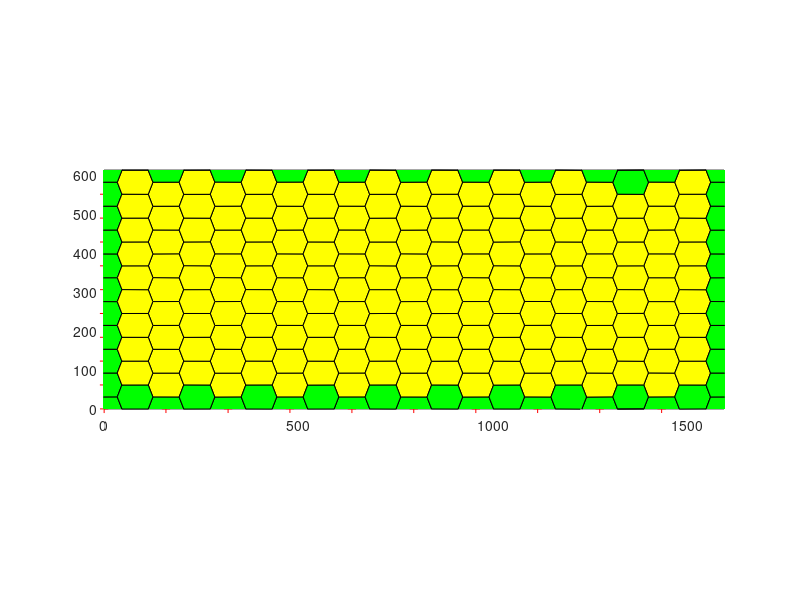

This figure's MATLAB source:
%%%%%%%%%%%%%%%%%%%%%%%%%%%%%%%%%%%%%%%%%%%%%%%%%%%%%%%%%%%%%%%%%%%%%%%%%%%
% This script produces a txt file with the initial conditions needed to run the 
% vertex model cpp exicutable. The Global values are set by the user. The
% cell positions are a honeycomb tilling of the plane. The resulting txt file
% contians all the global parameter values and cell, edge, and vertex
% locatons and neighbors. 
%
% To use this file specify the name of the output txt file and the number
% of cells you would like in your tissue. You may wish to modify some
% global parameters to fit your needs. 
%%%%%%%%%%%%%%%%%%%%%%%%%%%%%%%%%%%%%%%%%%%%%%%%%%%%%%%%%%%%%%%%%%%%%%%%%%%
clear

%% Inputs needed
INITIALSTEPSIZE = 0.0001;    %Initial stepsize for the numberic integrator 
nomfichier=strcat('mytissue_backtrack_fix','.txt');  %the file name
n=10;                       %1/2 of the Cells per row
m=10;                       %Cells per collumn 
r=89542;                    %Seed for the random number generators

%% Global Parameters 
GAMMA =10;                  %Tension on an edge
l= sqrt(2) * 25;            %Average edge length
t0 = 1;                     %Standard unit of time 
RLXLY = 1;                  %Ratio of LX to LY (used to make rectangular boxes) 
Ratio = 0.3;                %ratio of pressure to tension forces (standard value 0.3)
Ralpha=100;                   %Ralpha=10 means the box evolves 10 times slower then the vertices
TOTALTIME =	80;             %How long to run the simulation 
CURRENTTIME = 0.0;          %The initial time
TIMEINTERVAL =	0.1;        %How often to output the current configuration of the tissue
%INITIALSTEPSIZE = 0.002;    %Initial stepsize for the numberic integrator 
error_tolerance_absolute_mechanical = 0.01;  %Error tolerence for use with the adaptive stepsize integrators 
LX=n*3*l+1;
LY=m*sqrt(3)*l+1; 
NCells=n*m*2;
A0 = 4033.1139     ;                    %LX*LY/NCells;                   %Cells want to have area A0
%Here, I'm making a strain test for the hexagonal lattice by calculating
%what the preferred area should be for the initial area of all the cells to
% the equilibrium area.
MINAREA = A0/100;                    %Minimum allowed cell area (smaller cells will be removed)
MINLENGTH =	l/40;                    %Minimum edge length (smaller edges will be merged to form a fourfold vertex
NEWEDGELENGTH =	l/20;                %Length of a new edge created in the T1 process
% K = Ratio * GAMMA / l^3 ;           %for pressure=K(A-A0)
K = Ratio * 10 * GAMMA / l;          %for pressure=K(1-A/A0)
Alpha_M = GAMMA*t0/l;                % Drag coefficent
TISSUE_ALPHA = 1000 * Alpha_M;%10000000*Ralpha*Alpha_M;       % How fast the box size updates relative to the vertex motion
TISSUE_EXT_STRESS_Y = 0;             % External Stress on the tissue (positive values expancile) 
TISSUE_EXT_STRESS_X = 0;
P0 = 3.722 * sqrt(A0);
LAMBDA = K / 0.05; % mimics Manning Model 
%% Create the Hexagonal tillining 
SEED = r;
rng(SEED); 
f2=figure();
offset=0.01*l; 
Points1=zeros(NCells,2); 
k=1; 
strainx = .5;

%Grid One
for i=0:n-1
    for j=0:m-1
        Points1(k,:)=[(3*i*l +rand()*offset)*(1 +strainx) ,sqrt(3)*j*l+rand()*offset]; 
        k=k+1; 
    end
end
% Grid two

for i=0:n-1
    for j=0:m-1
        Points1(k,:)=[((3*i+3/2)*l +rand()*offset)* (1 + strainx) , (sqrt(3)*j+sqrt(3)/2)*l+rand()*offset]; 
        k=k+1; 
    end
end

LX = LX * (1 + strainx);
Pointsa=Points1+[LX *ones(NCells,1) LY*zeros(NCells,1)];
Pointsb=Points1-[LX*zeros(NCells,1) LY*ones(NCells,1)];
Pointsc=Points1-[LX*ones(NCells,1) LY*zeros(NCells,1)];
Pointsd=Points1+[LX*zeros(NCells,1) LY*ones(NCells,1)];
Pointse=Points1+[LX*ones(NCells,1) LY*ones(NCells,1)];
Pointsf=Points1+[LX*ones(NCells,1) -LY*ones(NCells,1)];
Pointsg=Points1+[-LX*ones(NCells,1) LY*ones(NCells,1)];
Pointsh=Points1+[-LX*ones(NCells,1) -LY*ones(NCells,1)];
Pointst=[Points1; Pointsa; Pointsb; Pointsc; Pointsd; Pointse; Pointsf; Pointsg; Pointsh];
[v,c]=voronoin(Pointst); 


%% Plot a Representation of the result
set(0,'CurrentFigure',f2);
plot(Points1(:,1),Points1(:,2),'r+');
for i = 1:length(c) 
    %ca are the cells that are in the interior only
    IN=(all(v(c{i},1)>0)&all(v(c{i},1)<LX)&all(v(c{i},2)>0)&all(v(c{i},2)<LY));
    %ca have cells that are at the border
    IN2=(any(v(c{i},1)>0)&any(v(c{i},1)<LX)&any(v(c{i},2)>0)&any(v(c{i},2)<LY))&(~IN);
    if (all(c{i}~=1)&&IN)  
    set(0,'CurrentFigure',f2)
    patch(v(c{i},1),v(c{i},2),'y'); % use color yellow.
    end
    % cells crossing the border
    if (all(c{i}~=1)&&(IN2))  
    set(0,'CurrentFigure',f2)
    patch(v(c{i},1),v(c{i},2),'g'); % use color green.
    end
end
set(0,'CurrentFigure',f2)
axis equal
xlim([0 LX]);
ylim([0 LY]);


for i = 1:length(c)
   INGLOBAL=any((v(c{i},1)>0)&v(c{i},1)<LX&v(c{i},2)>0&v(c{i},2)<LY);
   if INGLOBAL
       ListVertex=c{i};
       area=0;
       for k=1:length(c{i})
           kplus=mod(k,length(c{i}))+1;
           area=area+v(c{i}(k),1)*v(c{i}(kplus),2)-v(c{i}(kplus),1)*v(c{i}(k),2);
       end
       if(area<0) c{i}=fliplr(c{i}); end
   end
end

%% Export to a txt file
fid=fopen(nomfichier,'wt');
fprintf(fid, 'Voronoi Tesselation Data: \n');
fprintf(fid, 'NumbCells %d \t rng %d \n', NCells, r);
fprintf(fid, 'ratio pressure to tension\t%f\n', Ratio);
fprintf(fid, 'Global:\n');
fprintf(fid, 'LX\t%f\nLY\t%f\n', LX, LY);
fprintf(fid, 'A0\t%f\n', A0);
fprintf(fid, 'SEED\t%d\n', SEED);
fprintf(fid, 'TIMEINTERVAL\t%f\n', TIMEINTERVAL);
fprintf(fid, 'MINAREA\t%f\n', MINAREA);
fprintf(fid, 'MINLENGTH\t%f\n', MINLENGTH);
fprintf(fid, 'NEWEDGELENGTH\t%f\n', NEWEDGELENGTH);
fprintf(fid, 'K\t%f\n', K);
fprintf(fid, 'GAMMA\t%f\n', GAMMA);
fprintf(fid, 'LAMBDA\t%f\n', LAMBDA);
fprintf(fid, 'P0\t%f\n', P0);
fprintf(fid, 'TOTALTIME\t%f\n', TOTALTIME);
fprintf(fid, 'CURRENTTIME\t%f\n', CURRENTTIME);
fprintf(fid, 'INITIALSTEPSIZE\t%f\n', INITIALSTEPSIZE);
fprintf(fid, 'error_tolerance_absolute_mechanical\t%f\n', error_tolerance_absolute_mechanical);
fprintf(fid, 'TISSUE_ALPHA\t%f\n', TISSUE_ALPHA);
fprintf(fid, 'ALPHAM\t%f\n', Alpha_M);
fprintf(fid, 'TISSUE_EXT_STRESS_X\t%f\n', TISSUE_EXT_STRESS_X);
fprintf(fid, 'TISSUE_EXT_STRESS_Y\t%f\n', TISSUE_EXT_STRESS_Y);

fprintf(fid, 'endGlobal\n'); 
fprintf(fid, 'Vertices\n');
fprintf(fid, 'id\tx\ty\n');

NbVertex=0;
CentralVertices=zeros(length(v),2);
for i = 2:length(v)   % v(1) is always a point at infinity, so skip (NOTED ADDED BY DKL 7/5/10)
   if(v(i,1)>0&&v(i,1)<LX&&v(i,2)>0&&v(i,2)<LY)
       fprintf(fid,'%d',i); 
       fprintf(fid,'\t %2.4f',v(i,1));
       fprintf(fid,'\t %2.4f',v(i,2));
       fprintf(fid,'\n');
       NbVertex=NbVertex+1;
       CentralVertices(NbVertex,1)=v(i,1);
       CentralVertices(NbVertex,2)=v(i,2);
   end
end

CentralVertices=CentralVertices(1:NbVertex,1:2);
EqVertex=zeros(NbVertex,1);

for i = 2:length(v)
   vcorrige=zeros(1,2);
   vtest=v(i,:);

   if (vtest(1)>0&&vtest(1)<LX&&vtest(2)>0&&vtest(2)<LY) vcorrige=vtest;end
   vtest=v(i,:)-LX*[1 0];
   if (vtest(1)>0&&vtest(1)<LX&&vtest(2)>0&&vtest(2)<LY) vcorrige=vtest;  end
   vtest=v(i,:)-LY*[0 1];
   if (vtest(1)>0&&vtest(1)<LX&&vtest(2)>0&&vtest(2)<LY) vcorrige=vtest;  end
   vtest=v(i,:)+LX*[1 0];
   if (vtest(1)>0&&vtest(1)<LX&&vtest(2)>0&&vtest(2)<LY) vcorrige=vtest;  end
   vtest=v(i,:)+LY*[0 1];
   if (vtest(1)>0&&vtest(1)<LX&&vtest(2)>0&&vtest(2)<LY) vcorrige=vtest;  end
   vtest=v(i,:)-[LX LY];
   if (vtest(1)>0&&vtest(1)<LX&&vtest(2)>0&&vtest(2)<LY) vcorrige=vtest;  end
   vtest=v(i,:)-[LX -LY];
   if (vtest(1)>0&&vtest(1)<LX&&vtest(2)>0&&vtest(2)<LY) vcorrige=vtest;  end
   vtest=v(i,:)+[LX LY];
   if (vtest(1)>0&&vtest(1)<LX&&vtest(2)>0&&vtest(2)<LY) vcorrige=vtest;  end
   vtest=v(i,:)+[LX -LY];
   if (vtest(1)>0&&vtest(1)<LX&&vtest(2)>0&&vtest(2)<LY) vcorrige=vtest;  end
   column=find(all(abs((repmat(vcorrige,size(v,1),1))'-v')<0.000001));%strmatch(vcorrige, v);
   if(~isempty(column))
       EqVertex(i)=column;
   end

end

fprintf(fid, 'Edges\n');
fprintf(fid, 'id\tvertex1\tvertex2\txflag\tyflag\n');
NbEdgeMax=3*NbVertex;
Edges.Vertices=zeros(NbEdgeMax,2);
Edges.Crossx12=zeros(NbEdgeMax,1);
Edges.Crossx21=zeros(NbEdgeMax,1);
Edges.Crossy12=zeros(NbEdgeMax,1);
Edges.Crossy21=zeros(NbEdgeMax,1);

EdgeIncrement=0; %the number of the edge so you get 1,2,3,4 as edge lables
for i = 1:length(c) %For each vertex
   INGLOBAL=any( (v(c{i},1)>0) & v(c{i},1)<LX & v(c{i},2)>0 & v(c{i},2)<LY);
   if INGLOBAL %If it is in the reigon of intrest
       ListVertex=c{i}; %list of edges in each cell in the reigon 
       for j=1:length(ListVertex) %for each edge in the cell
           testdejainscrit=0;
           % if we look at the current edge is in the list
           for k=1:EdgeIncrement
               if ((EqVertex((ListVertex(j)))==Edges.Vertices(k,1)...
                       &&EqVertex(ListVertex(mod(j,length(ListVertex))+1))==Edges.Vertices(k,2))...%the modulus is to be on that loop
                       ||...
                       (EqVertex(ListVertex(j))==Edges.Vertices(k,2)...
                       &&EqVertex(ListVertex(mod(j,length(ListVertex))+1))==Edges.Vertices(k,1)))
                   testdejainscrit=1;
               else
               end
           end
           % if it is not there we added at the end
           if(~testdejainscrit)
               EdgeIncrement=EdgeIncrement+1;
               Edges.Vertices(EdgeIncrement,1)=EqVertex(ListVertex(j)); %the first vertex
               Edges.Vertices(EdgeIncrement,2)=EqVertex(ListVertex(mod(j,length(ListVertex))+1)); %the second vertex
               Vertex1encours=ListVertex(j);
               Vertex1encourseq=EqVertex(ListVertex(j));
               Vertex2encours=ListVertex(mod(j,length(ListVertex))+1);
               Vertex2encourseq=EqVertex(ListVertex(mod(j,length(ListVertex))+1));
               % and is written in the file
               fprintf(fid,'%d',EdgeIncrement);
               fprintf(fid,'\t %d', Edges.Vertices(EdgeIncrement,1));
               fprintf(fid,'\t %d', Edges.Vertices(EdgeIncrement,2));
               % must be a test to see if the one-vertex through a
               % rating (a vertex in, one out) 2-if there are two vertices
               % out but through the side anyway (happens on the corner)
               VertexCross21=(EqVertex(ListVertex(j))~=ListVertex(j))&&(EqVertex(ListVertex(mod(j,length(ListVertex))+1))==ListVertex(mod(j,length(ListVertex))+1));
               VertexCross12=(EqVertex(ListVertex(j))==ListVertex(j))&&(EqVertex(ListVertex(mod(j,length(ListVertex))+1))~=ListVertex(mod(j,length(ListVertex))+1));
               % cas 1

               %  x12=x21=y12=y21=0;

               %Periodic boundary condition testing
               if((EqVertex(ListVertex(j))~=ListVertex(j))&&(EqVertex(ListVertex(mod(j,length(ListVertex))+1))==ListVertex(mod(j,length(ListVertex))+1)))
                   if(v(ListVertex(j),1)<0) Edges.Crossx12(EdgeIncrement)=1;%fprintf(fid,' xCrossBoundary12');
                       %    x12=1;
                   end
                   if(v(ListVertex(j),1)>LX) Edges.Crossx21(EdgeIncrement)=1;%fprintf(fid,' xCrossBoundary21');
                       %   x21=1;
                   end
                   if(v(ListVertex(j),2)<0) Edges.Crossy12(EdgeIncrement)=1;%fprintf(fid,' yCrossBoundary12');
                       %   y12=1;
                   end
                   if(v(ListVertex(j),2)>LY) Edges.Crossy21(EdgeIncrement)=1;%fprintf(fid,' yCrossBoundary21');
                       %    y21=1;
                   end
               end
               if((EqVertex(ListVertex(j))==ListVertex(j))&&(EqVertex(ListVertex(mod(j,length(ListVertex))+1))~=ListVertex(mod(j,length(ListVertex))+1)))
                   if(v(ListVertex(mod(j,length(ListVertex))+1),1)<0) 
                       Edges.Crossx21(EdgeIncrement)=1;
                   end
                   if(v(ListVertex(mod(j,length(ListVertex))+1),1)>LX) 
                       Edges.Crossx12(EdgeIncrement)=1;
                   end
                   if(v(ListVertex(mod(j,length(ListVertex))+1),2)<0) 
                       Edges.Crossy21(EdgeIncrement)=1;
                   end
                   if(v(ListVertex(mod(j,length(ListVertex))+1),2)>LY) 
                       Edges.Crossy12(EdgeIncrement)=1;
                   end
               end
               %cas 2
               if((EqVertex(ListVertex(j))~=ListVertex(j))&&(EqVertex(ListVertex(mod(j,length(ListVertex))+1))~=ListVertex(mod(j,length(ListVertex))+1)))
                   % if the vertex is in the range which is not
                   % moving in the same direction, is that both
                   % ends of the edge are not contained in the same
                   % in the time interval.
                   v1=v(ListVertex(j),:);
                   v2=v(ListVertex(mod(j,length(ListVertex))+1),:);
                   eqv1=v(EqVertex(ListVertex(j)),:);
                   eqv2=v(EqVertex(ListVertex(mod(j,length(ListVertex))+1)),:);
                   %Periodic boundary condition chehck again
                   if(v2(1)>v1(1))&&(eqv2(1)<eqv1(1)) 
                       Edges.Crossx12(EdgeIncrement)=1;
                   end
                   if(v2(1)<v1(1))&&(eqv2(1)>eqv1(1)) 
                       Edges.Crossx21(EdgeIncrement)=1;
                   end
                   if (v2(2)>v1(2))&&(eqv2(2)<eqv1(2))
                       Edges.Crossy12(EdgeIncrement)=1;
                   end
                   if (v2(2)<v1(2))&&(eqv2(2)>eqv1(2)) 
                       Edges.Crossy21(EdgeIncrement)=1;
                   end
               end
              
               %New output added by MS 4/17/2014
               if ( (Edges.Crossx12(EdgeIncrement)==1) || (Edges.Crossx21(EdgeIncrement)==1) )
                   newxflag=1;
               end
               if ( (Edges.Crossx12(EdgeIncrement)==0) && (Edges.Crossx21(EdgeIncrement)==0) )
                   newxflag=0;
               end
               if ( (Edges.Crossy12(EdgeIncrement)==1) || (Edges.Crossy21(EdgeIncrement)==1) )
                   newyflag=1;
               end
               if ( (Edges.Crossy12(EdgeIncrement)==0) && (Edges.Crossy21(EdgeIncrement)==0) )
                   newyflag=0;
               end
               
               fprintf(fid,'\t %d \t %d \n', newxflag, newyflag);

           end
       end

   end
end

cinside=cell(length(c),1);
CellIncrement=0;
for i=1:length(c)
   INGLOBAL=any((v(c{i},1)>0)&v(c{i},1)<LX&v(c{i},2)>0&v(c{i},2)<LY);
   if INGLOBAL
       CellIncrement=CellIncrement+1;
       cinside{CellIncrement}=EqVertex(c{i});

   end
end
NbCellsInside=CellIncrement;
cinside=cinside(1:NbCellsInside);
cinside2=cell(NbCellsInside,1);
CellIncrement=0;
for i=1:NbCellsInside
   dejavu=false;
   for j=1:i-1
       if ((length(cinside{i})==length(cinside{j}))&&all(sort(cinside{i})==sort(cinside{j}))) dejavu=true; end
   end
   if (~dejavu) CellIncrement=CellIncrement+1;cinside2{CellIncrement}=cinside{i}; end
end
cinside2=cinside2(1:CellIncrement);
fprintf(fid, 'Cells\n');
fprintf(fid, 'id\tA0\tEdgeNumb\tEdgeList\n');
for i=1:length(cinside2)
   ListVertex=c{i};
   fprintf(fid,'%d\t%f\t%d\t',i, A0, length(ListVertex));
   for j=1:length(ListVertex)
       NumeroEdge=0;
       % if we look at the current edge is in the list
       for k=1:EdgeIncrement
           if (EqVertex((ListVertex(j)))==Edges.Vertices(k,1)...
                   &&EqVertex(ListVertex(mod(j,length(ListVertex))+1))==Edges.Vertices(k,2))
               NumeroEdge=k;
           end % modulo is to be on that loop
           if(EqVertex(ListVertex(j))==Edges.Vertices(k,2)...
                   &&EqVertex(ListVertex(mod(j,length(ListVertex))+1))==Edges.Vertices(k,1))
               NumeroEdge=k; %MS change to always be positive
           end
       end
       % and is written in the file
       fprintf(fid,'%d,',NumeroEdge);
   end
   fprintf(fid, '\n');
end
fprintf(fid, 'End\n');
fclose(fid);
